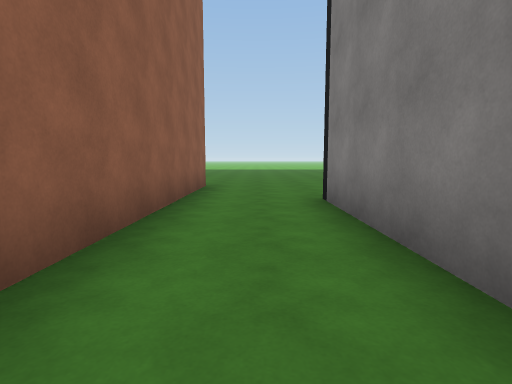
[1] (above)

16 first-person views from a walk through a scene from a Unity 3-D project. The camera is 1.2 m above the floor, tilts 6° down and sees 80° across. The floor is counted in squares, 2 m on a side. Each view is taken from the middle of a square. On the plan, view 1 faces up. The plan holds only what a view shows up to about 9 squares ahead; the rest is blank. The place goes on beyond the plan. The player character is not drawn. Some animated figures are left out. Surface patterns are stand-ins for the level's own textures.

[2]
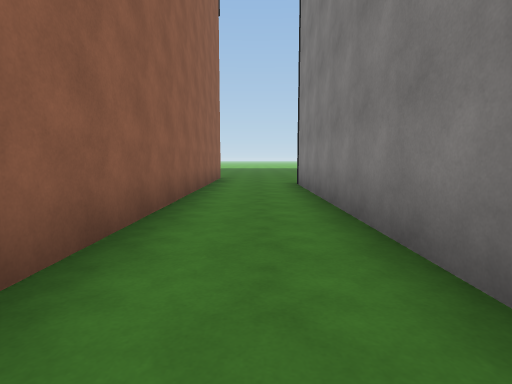

[3]
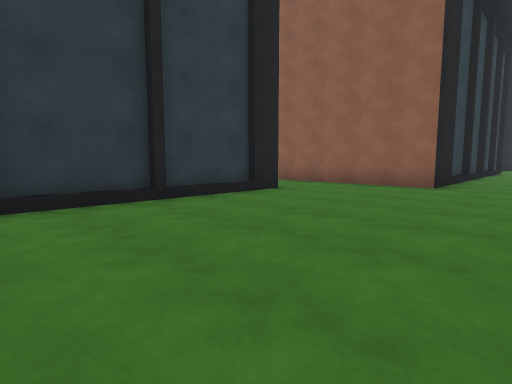

[4]
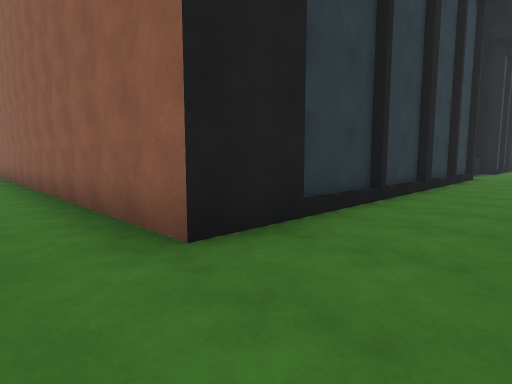

[5]
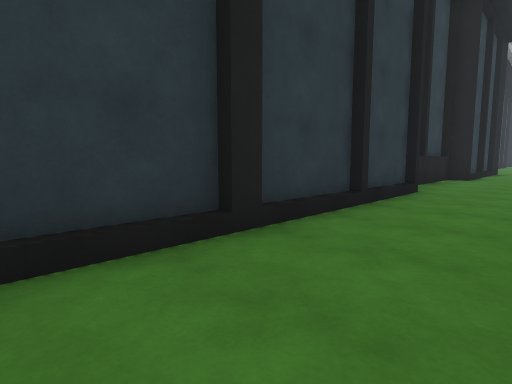

[6]
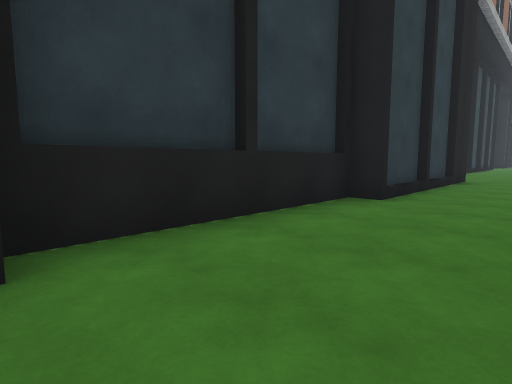

[7]
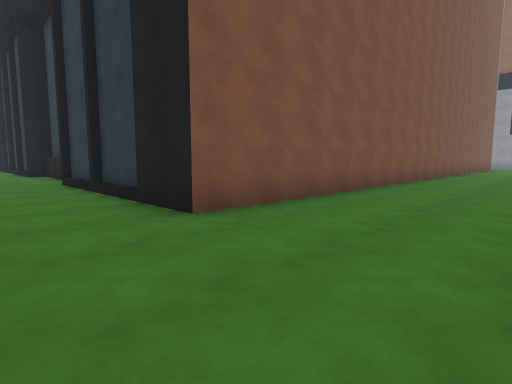

[8]
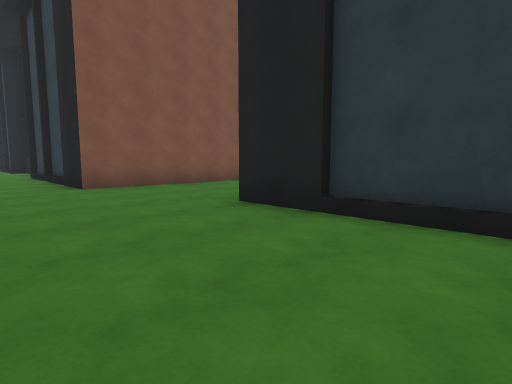

[9]
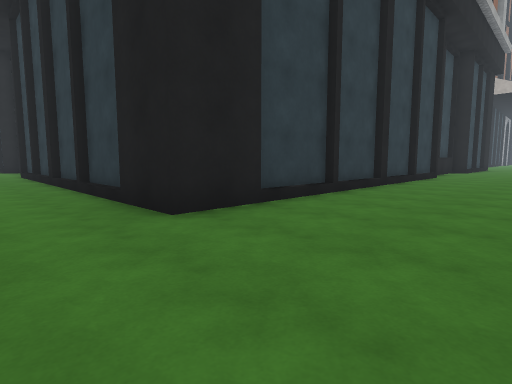

[10]
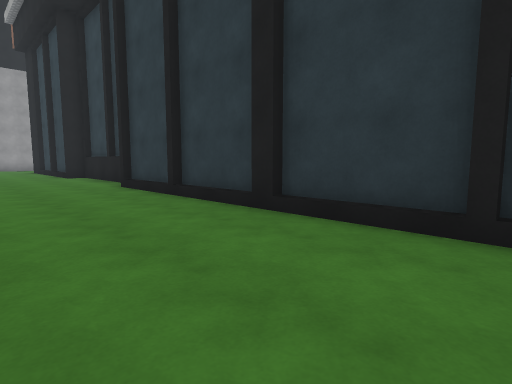

[11]
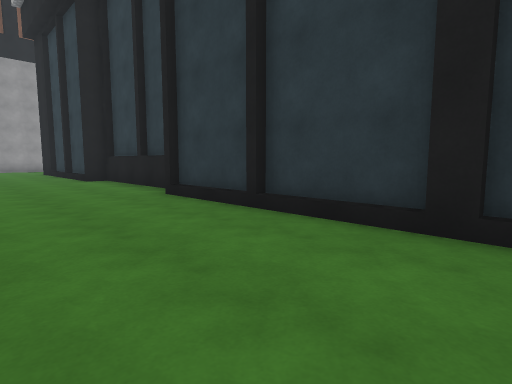

[12]
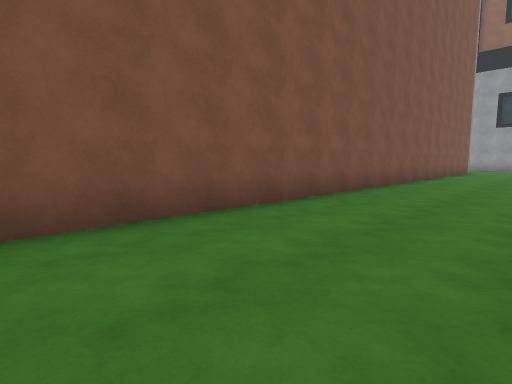

[13]
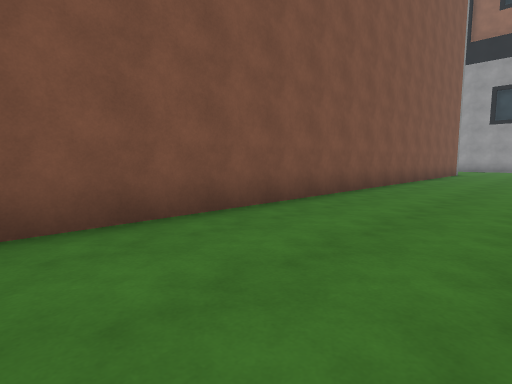

[14]
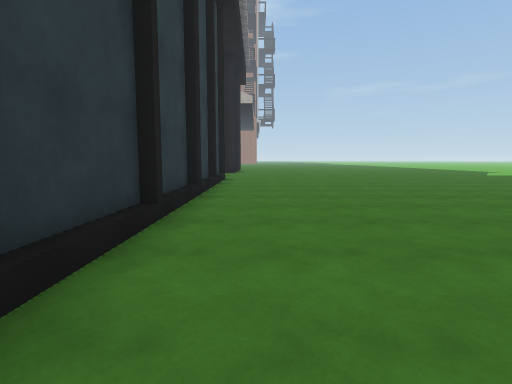

[15]
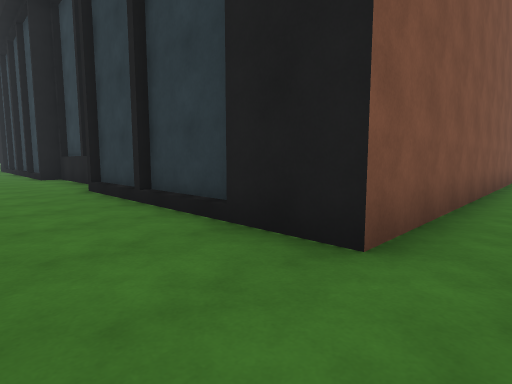

[16]
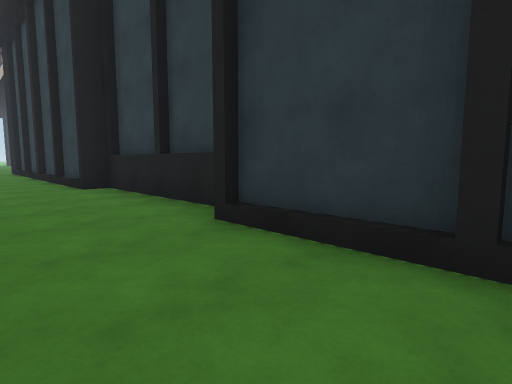

### Floor plan
Points are (right, up) in squares from view 1. A wall is a line through its corners. A room is listed if a view was taken in it or the views show most of it. See-through windows are left out.
Room 1 (views 1, 2, 3)
walls: (1.6, 4.5) (3.6, 4.5); (3.8, 4.5) (5.6, 4.5); (-1.2, 7.1) (-1.2, -2.6); (1, -1.9) (1, 4.7) (1.8, 4.7)
ways out: opening at (0.5, 8.5) to room 2
Room 2 (views 4, 5, 6, 7, 8, 9, 10, 11, 12, 13, 14, 15, 16)
walls: (-21.1, -9) (-21.1, 7.1) (-15.5, 7.1) (-15.5, 6.4) (-11.2, 6.4) (-11.2, 7.1) (-4.5, 7.1); (-25.4, -6.5) (-25.4, -8.3) (-24.7, -8.3) (-24.7, -9); (-25.2, -4.9) (-25.2, -8.3); (-25.4, -5.1) (-25.4, -6.1); (-24.9, -2) (-24.9, -3.9); (-24.9, 0.2) (-24.9, -1.8); (-24.9, 2.5) (-24.9, 0.5); (-15.5, 6.6) (-11.2, 6.6); (-24.7, 3.5) (-24.7, -4); (-11.2, 7) (-7.1, 7); (-17.6, 7) (-15.6, 7); (-24.9, 4.2) (-24.9, 2.6); (-19.8, 7) (-17.8, 7); (-6.6, 7) (-5, 7); (-4.6, 7) (-2.8, 7); (-4.4, 7.1) (-1.2, 7.1); (-26.1, 6) (-24.7, 6) (-24.7, 3.6); (-28.1, 5.9) (-26, 5.9); (-30.1, 5.9) (-28.4, 5.9); (-30.5, 6) (-30, 6); (-32.5, 5.9) (-30.9, 5.9)
ways out: opening at (0.5, 8.5) to room 1

Positions as (right, up) in squares from view 1, and headings:
1: (0, 0), facing up
2: (0, -3), facing up
3: (6, 9), facing down-left
4: (0, 9), facing down-left
5: (-5, 9), facing down-left
6: (-11, 9), facing down-left
7: (-24, 9), facing down-right
8: (-28, 9), facing down-right
9: (-23, 9), facing down-left
10: (-22, 3), facing down-left
11: (-22, 1), facing down-left
12: (-24, 3), facing down-right
13: (-24, 1), facing down-right
14: (-25, 7), facing left
15: (-22, 9), facing down-right
16: (-18, 9), facing down-right
